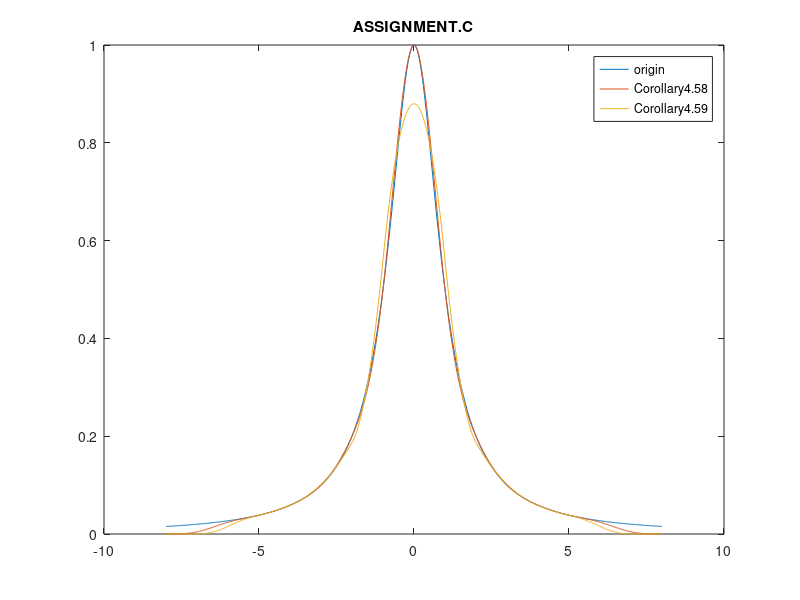

The MATLAB source for this figure:
%corollary 4.58
x = [-8:0.02:8];

y1 = ( 2.29911047382 + 0.862166427682*x.^1 + 0.10777080346*x.^2 + 0.00449045014418*x.^3 ).*(x>=-8 & x<-7) ...
+( -1.7566527754 + -0.876017821981*x.^1 + -0.140541232206*x.^2 + -0.00733393250659*x.^3 ).*(x>=-7 & x<-6) ...
+( 0.795267511986 + 0.399942321709*x.^1 + 0.0721187917425*x.^2 + 0.00448051326832*x.^3 ).*(x>=-6 & x<-5) ...
+( 0.317453206474 + 0.113253738403*x.^1 + 0.0147810750811*x.^2 + 0.000657998824229*x.^3 ).*(x>=-5 & x<-4) ...
+( 0.768288486936 + 0.451380198749*x.^1 + 0.0993126901677*x.^2 + 0.00770230008144*x.^3 ).*(x>=-4 & x<-3) ...
+( 0.736956351579 + 0.420048063392*x.^1 + 0.0888686450487*x.^2 + 0.00654185062377*x.^3 ).*(x>=-3 & x<-2) ...
+( 1.54307569068 + 1.62922707205*x.^1 + 0.693458149376*x.^2 + 0.107306768012*x.^3 ).*(x>=-2 & x<-1) ...
+( 1 + -5.55111512313e-17*x.^1 + -0.935768922671*x.^2 + -0.435768922671*x.^3 ).*(x>=-1 & x<0) ...
+( 1 + -5.55111512313e-17*x.^1 + -0.935768922671*x.^2 + 0.435768922671*x.^3 ).*(x>=0 & x<1) ...
+( 1.54307569068 + -1.62922707205*x.^1 + 0.693458149376*x.^2 + -0.107306768012*x.^3 ).*(x>=1 & x<2) ...
+( 0.736956351579 + -0.420048063392*x.^1 + 0.0888686450487*x.^2 + -0.00654185062377*x.^3 ).*(x>=2 & x<3) ...
+( 0.768288486936 + -0.451380198749*x.^1 + 0.0993126901677*x.^2 + -0.00770230008144*x.^3 ).*(x>=3 & x<4) ...
+( 0.317453206474 + -0.113253738403*x.^1 + 0.0147810750811*x.^2 + -0.000657998824229*x.^3 ).*(x>=4 & x<5) ...
+( 0.795267511986 + -0.399942321709*x.^1 + 0.0721187917425*x.^2 + -0.00448051326832*x.^3 ).*(x>=5 & x<6) ...
+( -1.7566527754 + 0.876017821981*x.^1 + -0.140541232206*x.^2 + 0.00733393250659*x.^3 ).*(x>=6 & x<7) ...
+( 2.29911047382 + -0.862166427682*x.^1 + 0.10777080346*x.^2 + -0.00449045014418*x.^3 ).*(x>=7 & x<8);


%corollary 4.59
y2 = ( 0.764964632258 + 0.218561323502*x.^1 + 0.0156115231073*x.^2 ).*(x>=-7 & x<-6) ...
+( -0.0984793105793 + -0.0692533241102*x.^1 + -0.0083730308604*x.^2 ).*(x>=-6 & x<-5) ...
+( 0.246725743027 + 0.0688286973323*x.^1 + 0.00543517128384*x.^2 ).*(x>=-5 & x<-4) ...
+( 0.442920784453 + 0.166926218045*x.^1 + 0.017697361373*x.^2 ).*(x>=-4 & x<-3) ...
+( 0.504743100688 + 0.208141095535*x.^1 + 0.0245665076213*x.^2 ).*(x>=-3 & x<-2) ...
+( 1.46292243124 + 1.16632042609*x.^1 + 0.264111340259*x.^2 ).*(x>=-2 & x<-1) ...
+( 0.879762218196 + 0*x.^1 + -0.319048872784*x.^2 ).*(x>=-1 & x<0) ...
+( 0.879762218196 + 0*x.^1 + -0.319048872784*x.^2 ).*(x>=0 & x<1) ...
+( 1.46292243124 + -1.16632042609*x.^1 + 0.264111340259*x.^2 ).*(x>=1 & x<2) ...
+( 0.504743100688 + -0.208141095535*x.^1 + 0.0245665076213*x.^2 ).*(x>=2 & x<3) ...
+( 0.442920784453 + -0.166926218045*x.^1 + 0.017697361373*x.^2 ).*(x>=3 & x<4) ...
+( 0.246725743027 + -0.0688286973323*x.^1 + 0.00543517128384*x.^2 ).*(x>=4 & x<5) ...
+( -0.0984793105793 + 0.0692533241102*x.^1 + -0.0083730308604*x.^2 ).*(x>=5 & x<6) ...
+( 0.764964632258 + -0.218561323502*x.^1 + 0.0156115231073*x.^2 ).*(x>=6 & x<7);

origin = 1./(1+x.^2);

plot(x,origin,x,y1,x,y2);
axis([-10 10 0 1]);
legend('origin','Corollary4.58','Corollary4.59');
title("ASSIGNMENT.C");

